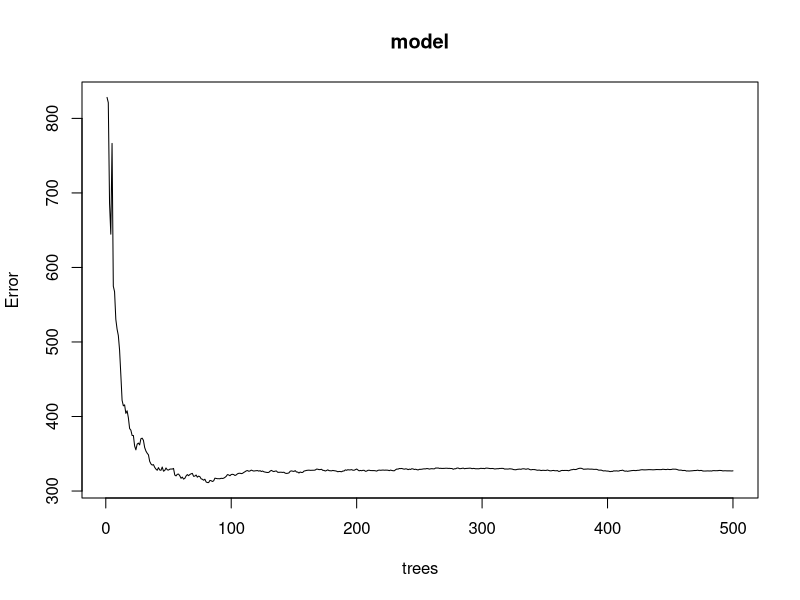
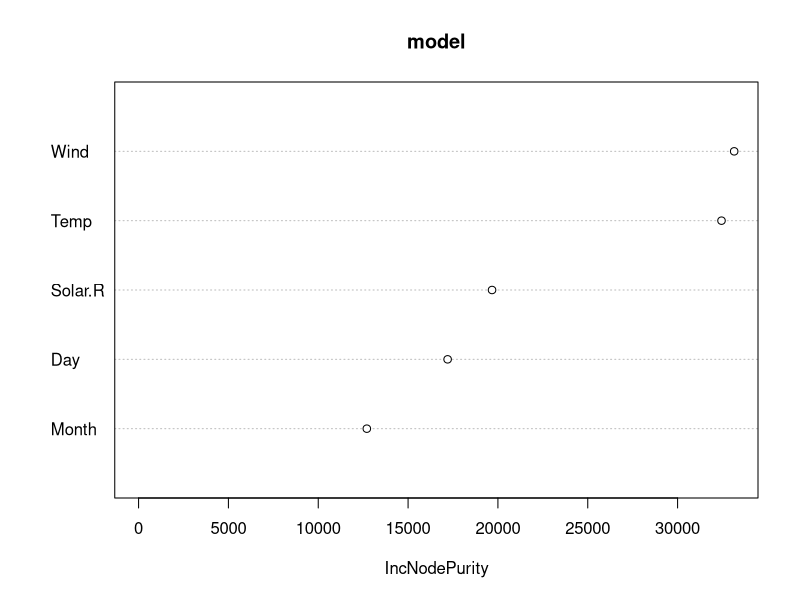
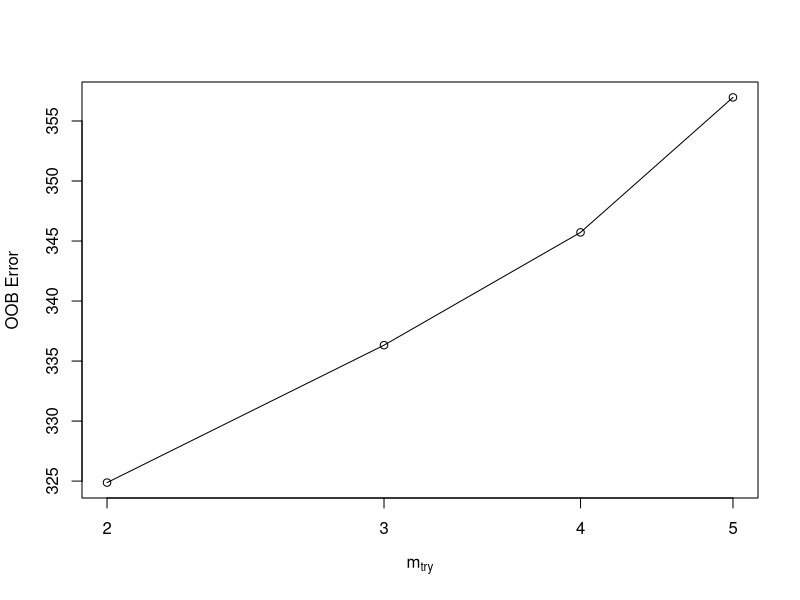

Here is the R script that generated these plots, in order:
#### How to Build Random Forests in R

#When the relationship between a set of predictor variables and a response variable is highly complex, 
#we often use non-linear methods to model the relationship between them.
#One such method is building a decision tree. 
#However, the downside of using a single decision tree is that it tends to suffer from high variance.
#That is, if we split the dataset into two halves and apply the decision tree to both halves, 
#the results could be quite different.

#One method that we can use to reduce the variance of a single decision tree is to build a random forest model, 
#which works as follows:
  
#1. Take b bootstrapped samples from the original dataset.

#2. Build a decision tree for each bootstrapped sample.
#When building the tree, each time a split is considered, 
#only a random sample of m predictors is considered as split candidates from the full set of p predictors. 
#Typically we choose m to be equal to √p.

#3. Average the predictions of each tree to come up with a final model.

#It turns out that random forests tend to produce much more accurate models compared to single decision trees and even bagged models.

#### Step 1: Load the Necessary Packages ####
#First, we’ll load the necessary packages for this example. 
#For this bare bones example, we only need one package:
  
library(randomForest) 

#### Step 2: Fit the Random Forest Model ####
#For this example, we’ll use a built-in R dataset called airquality 
#which contains air quality measurements in New York on 153 individual days.

#view structure of airquality dataset
str(airquality)
head(airquality)

#find number of rows with missing values
sum(!complete.cases(airquality))

#This dataset has 42 rows with missing values, 
#so before we fit a random forest model we’ll fill in the missing values in each column with the column medians:

#replace NAs with column medians
for(i in 1:ncol(airquality)) {
  airquality[ , i][is.na(airquality[ , i])] <- median(airquality[ , i], na.rm=TRUE)
}


#make this example reproducible
set.seed(1)

#fit the random forest model
model <- randomForest(
  formula = Ozone ~ .,
  data = airquality
)

#display fitted model
model


#find number of trees that produce lowest test MSE
which.min(model$mse)
which.max(model$mse)
#find RMSE of best model
sqrt(model$mse[which.min(model$mse)]) 

#From the output we can see that the model that produced the lowest test mean squared error (MSE) used 82 trees.
#We can also see that the root mean squared error of that model was 17.64392. 
#We can think of this as the average difference between the predicted value for Ozone and the actual observed value.
#We can also use the following code to produce a plot of the test MSE based on the number of trees used:

#plot the test MSE by number of trees
plot(model)

#And we can use the varImpPlot() function to create a plot that displays the importance of each predictor variable in the final model:
  
#produce variable importance plot
varImpPlot(model) 

#The x-axis displays the average increase in node purity of the regression trees based on splitting on the various predictors displayed on the y-axis.
#From the plot we can see that Wind is the most important predictor variable, followed closely by Temp.
  
#### Step 3: Tune the Model #### 
#By default, the randomForest() function uses 500 trees and (total predictors/3) randomly selected predictors as potential candidates at each split. We can adjust these parameters by using the tuneRF() function.
#The following code shows how to find the optimal model by using the following specifications:

model_tuned <- tuneRF(
  x=airquality[,-1], #define predictor variables
  y=airquality$Ozone, #define response variable
  ntreeTry=500,
  mtryStart=4, 
  stepFactor=1.5,
  improve=0.01,
  trace=FALSE #don't show real-time progress
)

#ntreeTry: The number of trees to build.
#mtryStart: The starting number of predictor variables to consider at each split.
#stepFactor: The factor to increase by until the out-of-bag estimated error stops improving by a certain amount.
#improve: The amount that the out-of-bag error needs to improve by to keep increasing the step factor.

#This function produces the following plot, 
#which displays the number of predictors used at each split when building the trees on the x-axis and the out-of-bag estimated error on the y-axis:

#We can see that the lowest OOB error is achieved by using 2 randomly chosen predictors at each split when building the trees.
#This actually matches the default parameter (total predictors/3 = 6/3 = 2) used by the initial randomForest() function.

#### Step 4: Use the Final Model to Make Predictions ####
#Lastly, we can use the fitted random forest model to make predictions on new observations.

#define new observation
new <- data.frame(Solar.R=150, Wind=8, Temp=70, Month=5, Day=5)

#use fitted bagged model to predict Ozone value of new observation
predict(model, newdata=new)

#Based on the values of the predictor variables, 
#the fitted random forest model predicts that the Ozone value will be 27.19442 on this particular day.